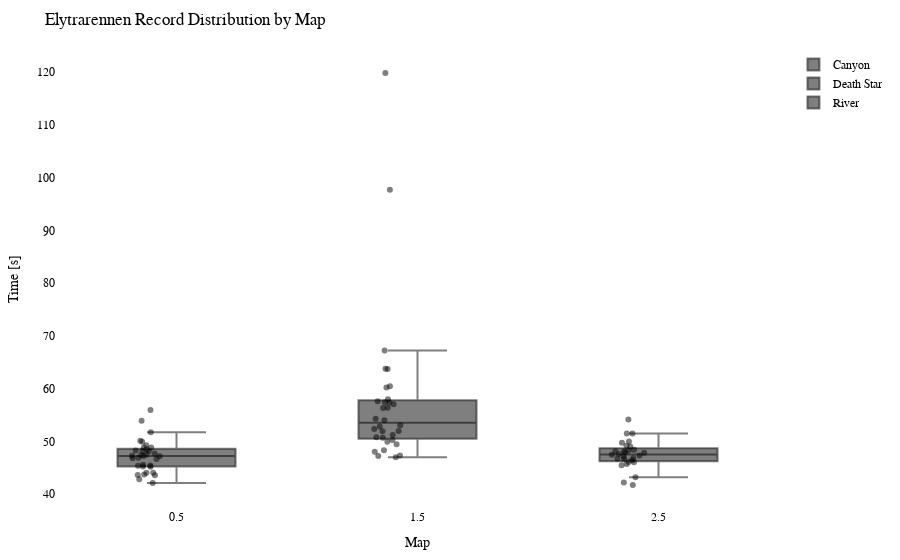

The notebook cell this image was saved under:
### Code cell
import plotly.graph_objects as go
import plotly.io as pio

df = getRecordsDataframe(minigame="Elytrarennen")

# Calculate the offset for centering the data points
num_columns = len(df.columns)
offset = 0.5

# Create a Swarm plot using Plotly
fig = go.Figure()

for i, column in enumerate(df.columns):
    x_values = [i + offset] * len(df[column])  # Adjust x-values with offset for horizontal centering
    fig.add_trace(go.Box(x=x_values,
                         y=df[column],
                         name=column,
                         boxpoints='all',
                         pointpos=-0.5,  # Adjust point position to prevent overlapping
                         marker=dict(color='rgba(0,0,0,0.5)', size=6),  # Adjust marker color and size
                         hovertext=df.index,
                         hoverinfo='text+y'))

fig.update_layout(title="Elytrarennen Record Distribution by Map",
                  xaxis=dict(title="Map"),
                  yaxis=dict(title="Time [s]"),
                  showlegend=True,
                  font=dict(family="Arial", size=12, color="black"),  # Customize font
                  plot_bgcolor="white",  # Set background color
                  margin=dict(l=50, r=50, t=50, b=50),  # Adjust margins for better layout
                  )

pio.show(fig)

pio.write_html(fig, "out/elytr_swarm_plot.html")

### Figure 1 — Plotly figure (JSON) as saved in the notebook; plotly's stock layout.template omitted (floating-point values rounded to 4 significant figures)
{"data": [{"boxpoints": "all", "hoverinfo": "text+y", "hovertext": ["20LeRe10", "2wc", "agowskyy", "Allooy", "Anni808", "Axollotel", "bawskey", "BusinessBent", "ByNetherdude", "byTobi", "cediiiiii_10", "Chander24", "Chrisi20101", "CML_Justin", "crocodile1870", "cxl1lo", "DarkCobweb", "deadfiight", "DerBaumIstDerWeg", "Dokkkkko", "Ex4cted", "Falke23_5", "Feinberg", "ffawks", "Fflopse", "ForceFox", "Freeeedom", "frutigall", "GamemasterNiki", "GeneralEnte06", "Gerrygames", "Gobo9", "GrafikKatze", "Grapfen", "Gummibearchen", "H1ghsay", "h4nnes", "Harold_Sensemann", "HeIsJustAPoorBoy", "HerrDante", "Jan2220", "JennieKim", "jimmi1410", "JOW23", "Joy_8oy", "juvona", "KakaMC", "Kanickelul", "Keenaai", "Kokochampi", "Kokochampo", "Kopfradio", "Krusti", "Kyuudo", "La_meleagro", "LeWi_100", "Lingex", "lizsyy", "LordAlexos", "loukrativ", "Lubottus", "Luis_XYZ", "M0orey_0", "marbrueck", "Martomias", "Mincheeen", "miridis41", "MrNulfred", "Mvsk_", "myshq", "Nexilus", "Ninivee", "officialryzon", "Oronor", "PedroZockt", "Picutar", "PixlNight", "PolizeiDreamy", "Radattel", "Radiokopf", "Raefinzs", "ReichesBrot", "revolverz", "Ritokii", "Sackkerl", "SB387", "ScreamingBlatz", "Sebi1801", "Seemops_8", "Sey__", "Shiewk", "SiLoHB", "Snitcherella", "SpeckyCut", "StaudammAusHolz", "TheBreadHD", "TheFabo", "Tomiokey", "twitchparaskiill", "Txlentierter", "T_Niko_T", "Umgfoin", "WachtelWachtel", "WirdNichtGeladen", "Wissender", "xBaumeisterin", "xX_Dima_ggg_Xx6", "xX_Masha_ggg_Xx9", "yzvm", "_n3d", "_Waldi_"], "marker": {"color": "rgba(0,0,0,0.5)", "size": 6}, "name": "Canyon", "pointpos": -0.5, "type": "box", "x": [0.5, 0.5, 0.5, 0.5, 0.5, 0.5, 0.5, 0.5, 0.5, 0.5, 0.5, 0.5, 0.5, 0.5, 0.5, 0.5, 0.5, 0.5, 0.5, 0.5, 0.5, 0.5, 0.5, 0.5, 0.5, 0.5, 0.5, 0.5, 0.5, 0.5, 0.5, 0.5, 0.5, 0.5, 0.5, 0.5, 0.5, 0.5, 0.5, 0.5, 0.5, 0.5, 0.5, 0.5, 0.5, 0.5, 0.5, 0.5, 0.5, 0.5, 0.5, 0.5, 0.5, 0.5, 0.5, 0.5, 0.5, 0.5, 0.5, 0.5, 0.5, 0.5, 0.5, 0.5, 0.5, 0.5, 0.5, 0.5, 0.5, 0.5, 0.5, 0.5, 0.5, 0.5, 0.5, 0.5, 0.5, 0.5, 0.5, 0.5, 0.5, 0.5, 0.5, 0.5, 0.5, 0.5, 0.5, 0.5, 0.5, 0.5, 0.5, 0.5, 0.5, 0.5, 0.5, 0.5, 0.5, 0.5, 0.5, 0.5, 0.5, 0.5, 0.5, 0.5, 0.5, 0.5, 0.5, 0.5, 0.5, 0.5, 0.5], "y": [null, null, null, null, null, null, null, null, null, null, null, null, 45.2, 45.58, 46.65, null, null, 47.5, null, null, null, null, null, 44.03, 42.79, null, 43.72, null, null, null, null, null, null, 43.63, null, null, null, 55.94, 45.24, null, null, 47.19, null, null, null, 48.81, null, null, 49.24, null, null, null, null, null, null, null, 48.18, null, null, 49.94, 47.4, null, 45.37, 43.57, null, 48.52, null, 48.84, 46.79, 47.27, null, 50.09, null, null, 51.74, null, null, null, null, null, 47.68, 46.89, null, null, null, null, 47.2, null, null, 53.92, 44.03, 48.28, null, null, null, null, null, null, null, null, null, 45.41, 48.2, null, null, null, null, null, null, 42.09, null]}, {"boxpoints": "all", "hoverinfo": "text+y", "hovertext": ["20LeRe10", "2wc", "agowskyy", "Allooy", "Anni808", "Axollotel", "bawskey", "BusinessBent", "ByNetherdude", "byTobi", "cediiiiii_10", "Chander24", "Chrisi20101", "CML_Justin", "crocodile1870", "cxl1lo", "DarkCobweb", "deadfiight", "DerBaumIstDerWeg", "Dokkkkko", "Ex4cted", "Falke23_5", "Feinberg", "ffawks", "Fflopse", "ForceFox", "Freeeedom", "frutigall", "GamemasterNiki", "GeneralEnte06", "Gerrygames", "Gobo9", "GrafikKatze", "Grapfen", "Gummibearchen", "H1ghsay", "h4nnes", "Harold_Sensemann", "HeIsJustAPoorBoy", "HerrDante", "Jan2220", "JennieKim", "jimmi1410", "JOW23", "Joy_8oy", "juvona", "KakaMC", "Kanickelul", "Keenaai", "Kokochampi", "Kokochampo", "Kopfradio", "Krusti", "Kyuudo", "La_meleagro", "LeWi_100", "Lingex", "lizsyy", "LordAlexos", "loukrativ", "Lubottus", "Luis_XYZ", "M0orey_0", "marbrueck", "Martomias", "Mincheeen", "miridis41", "MrNulfred", "Mvsk_", "myshq", "Nexilus", "Ninivee", "officialryzon", "Oronor", "PedroZockt", "Picutar", "PixlNight", "PolizeiDreamy", "Radattel", "Radiokopf", "Raefinzs", "ReichesBrot", "revolverz", "Ritokii", "Sackkerl", "SB387", "ScreamingBlatz", "Sebi1801", "Seemops_8", "Sey__", "Shiewk", "SiLoHB", "Snitcherella", "SpeckyCut", "StaudammAusHolz", "TheBreadHD", "TheFabo", "Tomiokey", "twitchparaskiill", "Txlentierter", "T_Niko_T", "Umgfoin", "WachtelWachtel", "WirdNichtGeladen", "Wissender", "xBaumeisterin", "xX_Dima_ggg_Xx6", "xX_Masha_ggg_Xx9", "yzvm", "_n3d", "_Waldi_"], "marker": {"color": "rgba(0,0,0,0.5)", "size": 6}, "name": "Death Star", "pointpos": -0.5, "type": "box", "x": [1.5, 1.5, 1.5, 1.5, 1.5, 1.5, 1.5, 1.5, 1.5, 1.5, 1.5, 1.5, 1.5, 1.5, 1.5, 1.5, 1.5, 1.5, 1.5, 1.5, 1.5, 1.5, 1.5, 1.5, 1.5, 1.5, 1.5, 1.5, 1.5, 1.5, 1.5, 1.5, 1.5, 1.5, 1.5, 1.5, 1.5, 1.5, 1.5, 1.5, 1.5, 1.5, 1.5, 1.5, 1.5, 1.5, 1.5, 1.5, 1.5, 1.5, 1.5, 1.5, 1.5, 1.5, 1.5, 1.5, 1.5, 1.5, 1.5, 1.5, 1.5, 1.5, 1.5, 1.5, 1.5, 1.5, 1.5, 1.5, 1.5, 1.5, 1.5, 1.5, 1.5, 1.5, 1.5, 1.5, 1.5, 1.5, 1.5, 1.5, 1.5, 1.5, 1.5, 1.5, 1.5, 1.5, 1.5, 1.5, 1.5, 1.5, 1.5, 1.5, 1.5, 1.5, 1.5, 1.5, 1.5, 1.5, 1.5, 1.5, 1.5, 1.5, 1.5, 1.5, 1.5, 1.5, 1.5, 1.5, 1.5, 1.5, 1.5], "y": [56.37, null, null, null, null, null, null, null, null, null, null, null, 51.95, 54.29, 52.36, null, null, 57.05, null, null, null, null, null, 47.0, 47.24, null, 50.78, null, null, null, null, null, null, 49.46, null, null, null, null, 49.93, null, 119.8, null, null, null, null, null, null, null, 57.39, null, null, null, null, null, null, null, 53.06, null, null, null, null, null, 51.19, 48.33, null, 67.2, null, null, 54.0, 52.8, null, 57.97, null, null, 48.03, null, null, null, null, 57.6, 56.34, 50.67, 57.35, null, null, null, null, null, null, 63.78, 63.72, 60.2, null, null, null, 60.45, null, null, null, null, null, 50.27, 51.91, null, null, null, 97.68, null, null, 47.34, null]}, {"boxpoints": "all", "hoverinfo": "text+y", "hovertext": ["20LeRe10", "2wc", "agowskyy", "Allooy", "Anni808", "Axollotel", "bawskey", "BusinessBent", "ByNetherdude", "byTobi", "cediiiiii_10", "Chander24", "Chrisi20101", "CML_Justin", "crocodile1870", "cxl1lo", "DarkCobweb", "deadfiight", "DerBaumIstDerWeg", "Dokkkkko", "Ex4cted", "Falke23_5", "Feinberg", "ffawks", "Fflopse", "ForceFox", "Freeeedom", "frutigall", "GamemasterNiki", "GeneralEnte06", "Gerrygames", "Gobo9", "GrafikKatze", "Grapfen", "Gummibearchen", "H1ghsay", "h4nnes", "Harold_Sensemann", "HeIsJustAPoorBoy", "HerrDante", "Jan2220", "JennieKim", "jimmi1410", "JOW23", "Joy_8oy", "juvona", "KakaMC", "Kanickelul", "Keenaai", "Kokochampi", "Kokochampo", "Kopfradio", "Krusti", "Kyuudo", "La_meleagro", "LeWi_100", "Lingex", "lizsyy", "LordAlexos", "loukrativ", "Lubottus", "Luis_XYZ", "M0orey_0", "marbrueck", "Martomias", "Mincheeen", "miridis41", "MrNulfred", "Mvsk_", "myshq", "Nexilus", "Ninivee", "officialryzon", "Oronor", "PedroZockt", "Picutar", "PixlNight", "PolizeiDreamy", "Radattel", "Radiokopf", "Raefinzs", "ReichesBrot", "revolverz", "Ritokii", "Sackkerl", "SB387", "ScreamingBlatz", "Sebi1801", "Seemops_8", "Sey__", "Shiewk", "SiLoHB", "Snitcherella", "SpeckyCut", "StaudammAusHolz", "TheBreadHD", "TheFabo", "Tomiokey", "twitchparaskiill", "Txlentierter", "T_Niko_T", "Umgfoin", "WachtelWachtel", "WirdNichtGeladen", "Wissender", "xBaumeisterin", "xX_Dima_ggg_Xx6", "xX_Masha_ggg_Xx9", "yzvm", "_n3d", "_Waldi_"], "marker": {"color": "rgba(0,0,0,0.5)", "size": 6}, "name": "River", "pointpos": -0.5, "type": "box", "x": [2.5, 2.5, 2.5, 2.5, 2.5, 2.5, 2.5, 2.5, 2.5, 2.5, 2.5, 2.5, 2.5, 2.5, 2.5, 2.5, 2.5, 2.5, 2.5, 2.5, 2.5, 2.5, 2.5, 2.5, 2.5, 2.5, 2.5, 2.5, 2.5, 2.5, 2.5, 2.5, 2.5, 2.5, 2.5, 2.5, 2.5, 2.5, 2.5, 2.5, 2.5, 2.5, 2.5, 2.5, 2.5, 2.5, 2.5, 2.5, 2.5, 2.5, 2.5, 2.5, 2.5, 2.5, 2.5, 2.5, 2.5, 2.5, 2.5, 2.5, 2.5, 2.5, 2.5, 2.5, 2.5, 2.5, 2.5, 2.5, 2.5, 2.5, 2.5, 2.5, 2.5, 2.5, 2.5, 2.5, 2.5, 2.5, 2.5, 2.5, 2.5, 2.5, 2.5, 2.5, 2.5, 2.5, 2.5, 2.5, 2.5, 2.5, 2.5, 2.5, 2.5, 2.5, 2.5, 2.5, 2.5, 2.5, 2.5, 2.5, 2.5, 2.5, 2.5, 2.5, 2.5, 2.5, 2.5, 2.5, 2.5, 2.5, 2.5], "y": [null, null, null, null, null, null, null, null, null, null, null, null, null, 45.71, 47.06, null, null, 48.12, null, null, null, null, null, null, 41.71, null, 43.19, null, null, 48.29, null, null, null, null, null, null, null, null, 47.82, null, 46.42, null, null, null, null, null, null, null, null, null, null, null, null, null, null, null, 48.38, null, null, null, 51.48, null, 46.04, 46.08, null, 47.45, null, null, 47.87, 46.63, null, 49.03, null, null, 42.18, null, null, null, null, null, 49.19, 45.45, null, null, null, null, 49.97, null, 54.13, 46.78, 46.69, 47.58, null, null, null, 49.71, null, null, null, null, null, 48.13, null, null, null, null, 47.3, null, null, 51.5, null]}], "layout": {"font": {"color": "black", "family": "Arial", "size": 12}, "margin": {"b": 50, "l": 50, "r": 50, "t": 50}, "plot_bgcolor": "white", "showlegend": true, "title": {"text": "Elytrarennen Record Distribution by Map"}, "xaxis": {"title": {"text": "Map"}}, "yaxis": {"title": {"text": "Time [s]"}}}}
